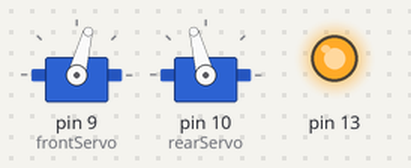
A sketch run on a simulated Arduino Uno, built with avr-gcc and run on an emulated ATmega328P. Shown: 2 × servo, output pins drawn as LEDs (lit = HIGH).

Above: at 3.05 s.
At 4.3 s:
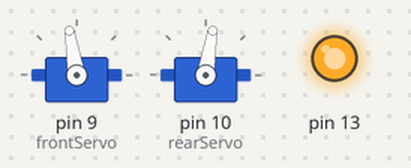
At 6.8 s:
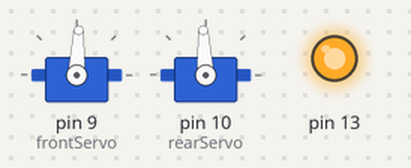
Timing chart, 0 to 7.6 s (numbered marks = the images above):
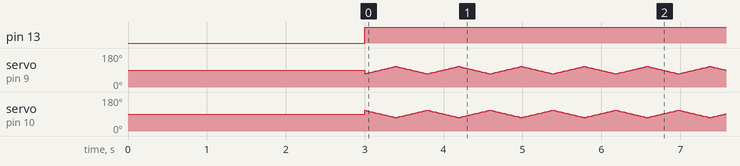

Measured:
- by itself, pin 13: LOW → HIGH at 3.0 s

The sketch:

insectbot-quadruped.ino
```cpp
// Servo Library
#include <Servo.h>
// Servo name
Servo frontServo;
Servo rearServo;
// time delay between steps
int walkSpeed = 500;
// center servos
int centerPos = 90;
// servo angles for walking pattern
int frontRightUp = 70;
int frontLeftUp = 110;
int backRightForward = 70;
int backLeftForward = 110;
// another center position
int centerTurnPos = 81;
// servo angles for walking pattern
int frontTurnRightUp = 70;
int frontTurnLeftUp = 110;
int backTurnRightForward = 70;
int backTurnLeftForward = 110;

// Variables for counters
int i;
int f;
int r;

void setup()
{
  pinMode(13, OUTPUT);
// attach servos
  frontServo.attach(9);
  rearServo.attach(10);
  // assign sensor
//  pinMode(sensorPin, INPUT);
  // center servos
  frontServo.write(centerPos);
  rearServo.write(centerPos);
  // wait 3 seconds for start walking
  delay(3000);
  //Serial.begin(9600); // serial data setup
}
void loop(){
   moveForward();
  delay(walkSpeed/100);
}
void moveForward()
{
  digitalWrite(13, HIGH);
  // loop for the servo angels to smoothen the steps
  for (f = 0; f < 39; f++){
   frontRightUp++;
   backLeftForward--;
   frontServo.write(frontRightUp);
   rearServo.write(backLeftForward);
   delay(10);
  }
  // loop for the servo angels to smoothen the steps
  for (r = 0; r < 39; r++){
   frontRightUp--;
   backLeftForward++;
   frontServo.write(frontRightUp);
   rearServo.write(backLeftForward);
   delay(10);
  }
  digitalWrite(13, LOW);
//  delay(500);// berenti sebentar, btw this is what fried the arduino :| damn
}
```
